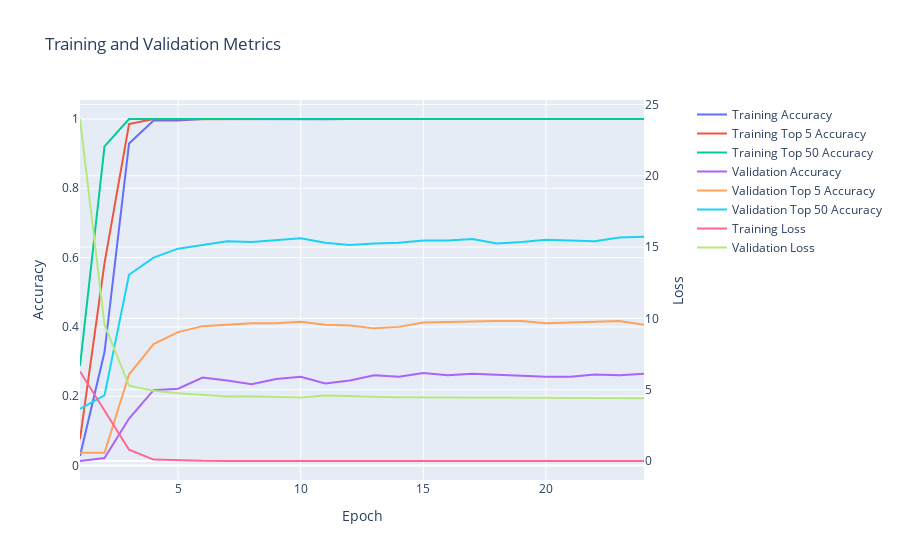

The notebook cell this image was saved under:
### Code cell
softmax_cross_entropy_model.display_training_history()

### Figure 1 — Plotly figure (JSON) as saved in the notebook; plotly's stock layout.template omitted (floating-point values rounded to 4 significant figures)
{"data": [{"mode": "lines", "name": "Training Accuracy", "type": "scatter", "x": [1, 2, 3, 4, 5, 6, 7, 8, 9, 10, 11, 12, 13, 14, 15, 16, 17, 18, 19, 20, 21, 22, 23, 24], "xaxis": "x", "y": [0.02742, 0.3274, 0.9296, 0.9957, 0.9957, 1.0, 1.0, 0.9995, 0.9995, 1.0, 0.9989, 1.0, 1.0, 1.0, 1.0, 1.0, 1.0, 1.0, 1.0, 1.0, 1.0, 1.0, 1.0, 1.0, 1.0], "yaxis": "y"}, {"mode": "lines", "name": "Training Top 5 Accuracy", "type": "scatter", "x": [1, 2, 3, 4, 5, 6, 7, 8, 9, 10, 11, 12, 13, 14, 15, 16, 17, 18, 19, 20, 21, 22, 23, 24], "xaxis": "x", "y": [0.07581, 0.5839, 0.9855, 1.0, 0.9995, 1.0, 1.0, 1.0, 1.0, 1.0, 1.0, 1.0, 1.0, 1.0, 1.0, 1.0, 1.0, 1.0, 1.0, 1.0, 1.0, 1.0, 1.0, 1.0, 1.0], "yaxis": "y"}, {"mode": "lines", "name": "Training Top 50 Accuracy", "type": "scatter", "x": [1, 2, 3, 4, 5, 6, 7, 8, 9, 10, 11, 12, 13, 14, 15, 16, 17, 18, 19, 20, 21, 22, 23, 24], "xaxis": "x", "y": [0.2871, 0.921, 1.0, 1.0, 0.9995, 1.0, 1.0, 1.0, 1.0, 1.0, 1.0, 1.0, 1.0, 1.0, 1.0, 1.0, 1.0, 1.0, 1.0, 1.0, 1.0, 1.0, 1.0, 1.0, 1.0], "yaxis": "y"}, {"mode": "lines", "name": "Validation Accuracy", "type": "scatter", "x": [1, 2, 3, 4, 5, 6, 7, 8, 9, 10, 11, 12, 13, 14, 15, 16, 17, 18, 19, 20, 21, 22, 23, 24], "xaxis": "x", "y": [0.0129, 0.02151, 0.1355, 0.2172, 0.2215, 0.2538, 0.2452, 0.2344, 0.2495, 0.2559, 0.2366, 0.2452, 0.2602, 0.2559, 0.2667, 0.2602, 0.2645, 0.2624, 0.2581, 0.2559, 0.2559, 0.2624, 0.2602, 0.2645, 0.2667], "yaxis": "y"}, {"mode": "lines", "name": "Validation Top 5 Accuracy", "type": "scatter", "x": [1, 2, 3, 4, 5, 6, 7, 8, 9, 10, 11, 12, 13, 14, 15, 16, 17, 18, 19, 20, 21, 22, 23, 24], "xaxis": "x", "y": [0.03656, 0.03656, 0.2624, 0.3505, 0.3849, 0.4022, 0.4065, 0.4108, 0.4108, 0.4151, 0.4065, 0.4043, 0.3957, 0.4, 0.4129, 0.4151, 0.4151, 0.4172, 0.4172, 0.4108, 0.4129, 0.4151, 0.4172, 0.4065, 0.4151], "yaxis": "y"}, {"mode": "lines", "name": "Validation Top 50 Accuracy", "type": "scatter", "x": [1, 2, 3, 4, 5, 6, 7, 8, 9, 10, 11, 12, 13, 14, 15, 16, 17, 18, 19, 20, 21, 22, 23, 24], "xaxis": "x", "y": [0.1634, 0.2022, 0.5505, 0.6, 0.6258, 0.6366, 0.6473, 0.6452, 0.6516, 0.6559, 0.643, 0.6366, 0.6409, 0.643, 0.6495, 0.6495, 0.6538, 0.6409, 0.6452, 0.6516, 0.6495, 0.6473, 0.6581, 0.6602, 0.6559], "yaxis": "y"}, {"mode": "lines", "name": "Training Loss", "type": "scatter", "x": [1, 2, 3, 4, 5, 6, 7, 8, 9, 10, 11, 12, 13, 14, 15, 16, 17, 18, 19, 20, 21, 22, 23, 24], "xaxis": "x", "y": [6.277, 3.496, 0.7942, 0.101, 0.04616, 0.01187, 0.006736, 0.008632, 0.004553, 0.003223, 0.007502, 0.004979, 0.003144, 0.002422, 0.001984, 0.001728, 0.001693, 0.001517, 0.001443, 0.001221, 0.001065, 0.0009305, 0.0008303, 0.0007494, 0.0006913], "yaxis": "y2"}, {"mode": "lines", "name": "Validation Loss", "type": "scatter", "x": [1, 2, 3, 4, 5, 6, 7, 8, 9, 10, 11, 12, 13, 14, 15, 16, 17, 18, 19, 20, 21, 22, 23, 24], "xaxis": "x", "y": [23.98, 9.558, 5.281, 4.934, 4.752, 4.615, 4.53, 4.548, 4.487, 4.456, 4.599, 4.532, 4.499, 4.464, 4.449, 4.447, 4.459, 4.458, 4.448, 4.44, 4.448, 4.422, 4.417, 4.404, 4.392], "yaxis": "y2"}], "layout": {"title": {"text": "Training and Validation Metrics"}, "xaxis": {"anchor": "y", "domain": [0.0, 0.94], "title": {"text": "Epoch"}}, "yaxis": {"anchor": "x", "domain": [0.0, 1.0], "title": {"text": "Accuracy"}}, "yaxis2": {"anchor": "x", "overlaying": "y", "side": "right", "title": {"text": "Loss"}}}}
